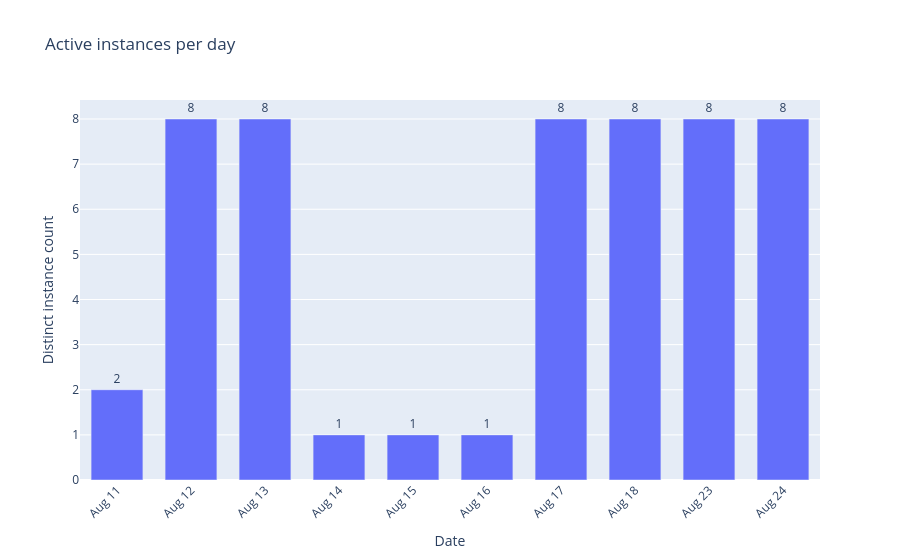

Notebook source saved alongside this figure:
### Markdown cell above
### Chart Guide

**Purpose:** Tracks how many instances were actively metering each day — a fleet health indicator.
A stable count means the instance population is consistent across the window.

**Chart Attributes**

| | |
|---|---|
| **Chart type** | Vertical bar chart |
| **X axis** | Date |
| **Y axis** | Count of distinct instance IDs reporting that day |
| **Label** | Raw count printed above each bar |

**Insights:** A sudden drop may indicate provisioning failures or network issues.
A gradual increase signals fleet growth.

### Code cell
if fig_54 is not None:
    fig_54.show()

### Figure 1 — Plotly figure (JSON) as saved in the notebook; plotly's stock layout.template omitted (floating-point values rounded to 4 significant figures)
{"data": [{"hovertemplate": "Date=%{x}<br>Distinct instance count=%{text}<extra></extra>", "legendgroup": "", "marker": {"color": "#636efa", "pattern": {"shape": ""}}, "name": "", "orientation": "v", "showlegend": false, "text": [2.0, 8.0, 8.0, 1.0, 1.0, 1.0, 8.0, 8.0, 8.0, 8.0], "textposition": "outside", "type": "bar", "x": ["Aug 11", "Aug 12", "Aug 13", "Aug 14", "Aug 15", "Aug 16", "Aug 17", "Aug 18", "Aug 23", "Aug 24"], "xaxis": "x", "y": [2, 8, 8, 1, 1, 1, 8, 8, 8, 8], "yaxis": "y"}], "layout": {"bargap": 0.3, "barmode": "relative", "legend": {"tracegroupgap": 0}, "title": {"text": "Active instances per day"}, "xaxis": {"anchor": "y", "categoryarray": ["Aug 11", "Aug 12", "Aug 13", "Aug 14", "Aug 15", "Aug 16", "Aug 17", "Aug 18", "Aug 23", "Aug 24"], "categoryorder": "array", "domain": [0, 1], "tickangle": -45, "tickmode": "linear", "title": {"text": "Date"}}, "yaxis": {"anchor": "x", "domain": [0, 1], "title": {"text": "Distinct instance count"}}}}
